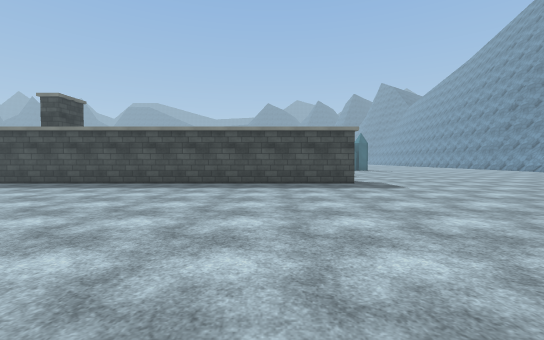
[1] (above)

24 first-person views from a walk through a scene from a Unity 3-D project. The camera is 1.4 m above the floor, tilts 2° down and sees 90° across. The floor is counted in squares, 2 m on a side. Each view is taken from the middle of a square. On the plan, view 1 faces up. The plan holds only what a view shows up to about 9 squares ahead; the rest is blank. The place goes on beyond the plan. The player character is not drawn. Surface patterns are stand-ins for the level's own textures.

[2]
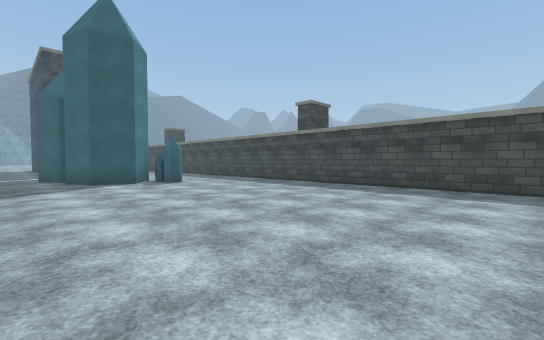

[3]
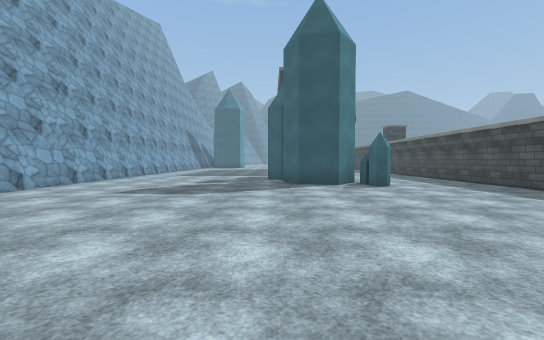

[4]
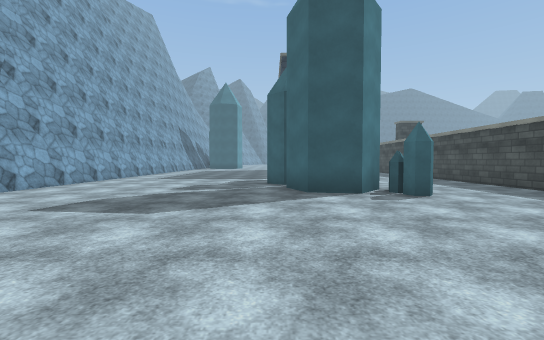

[5]
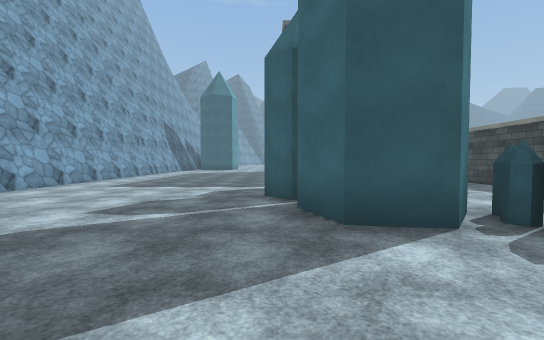

[6]
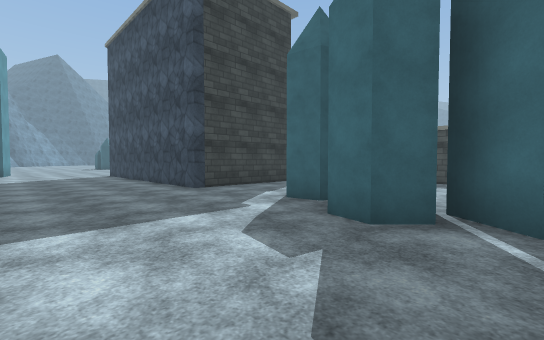

[7]
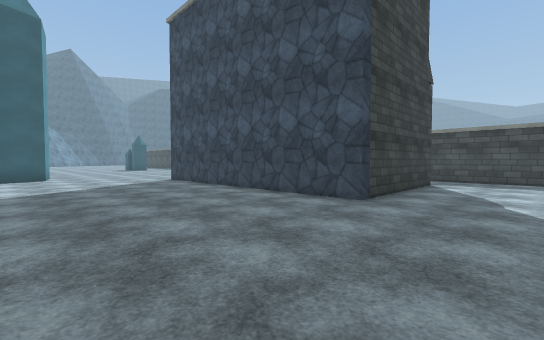

[8]
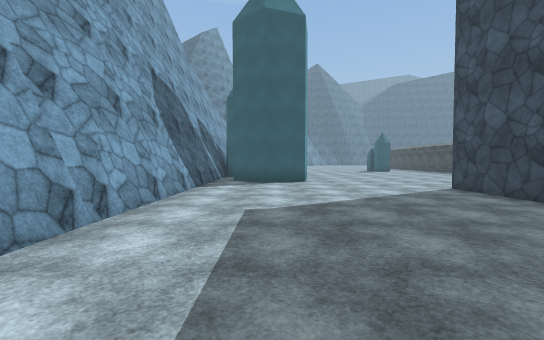

[9]
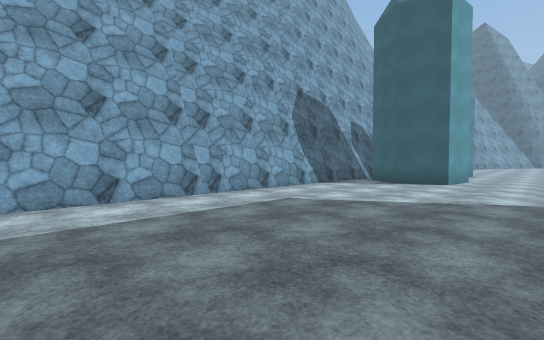

[10]
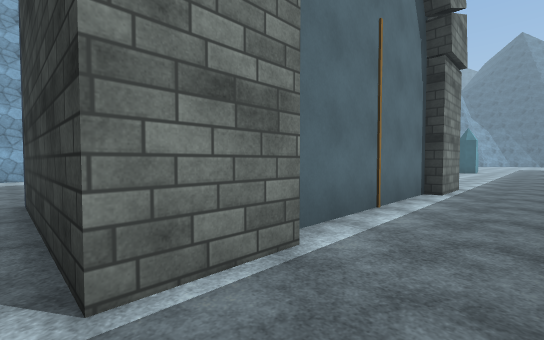

[11]
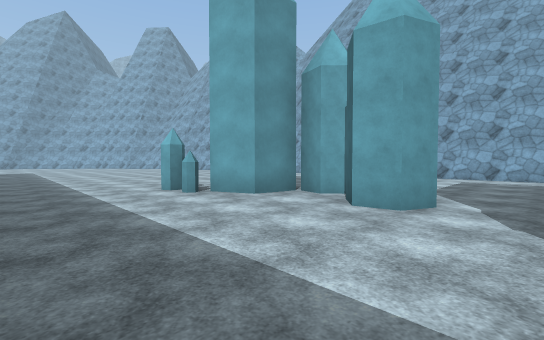

[12]
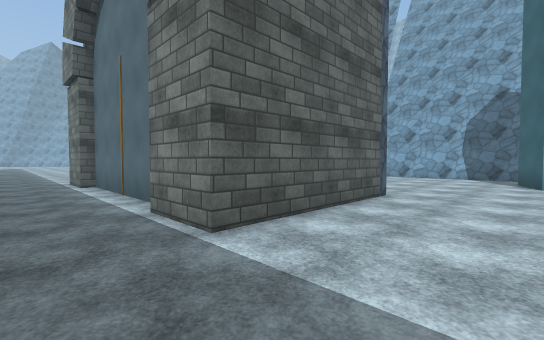

[13]
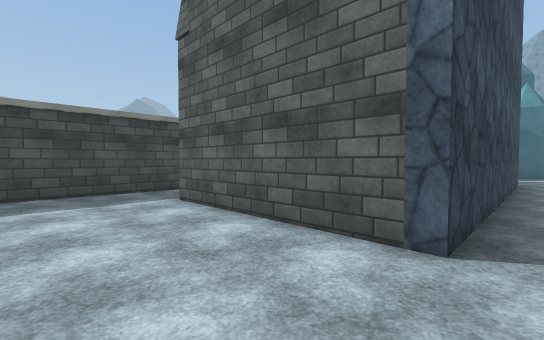

[14]
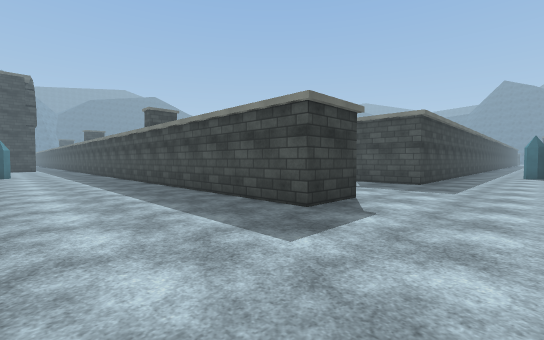

[15]
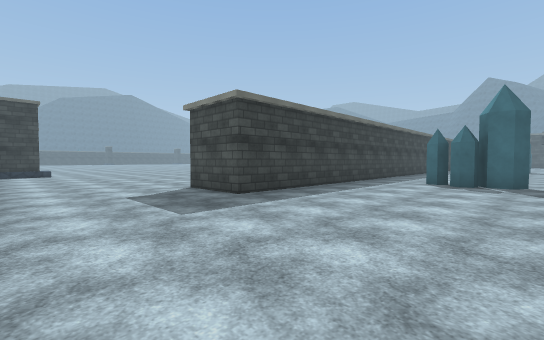

[16]
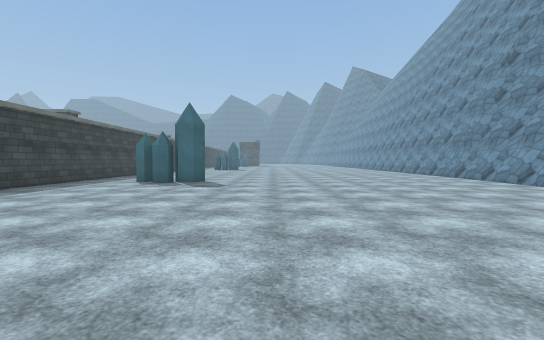

[17]
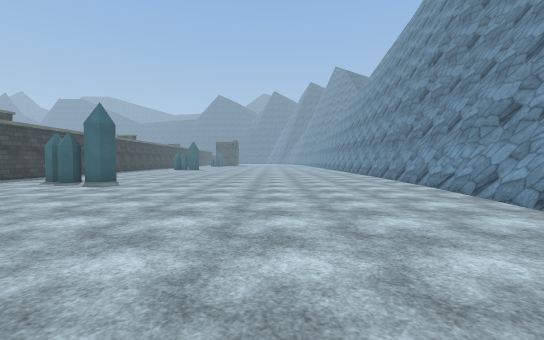

[18]
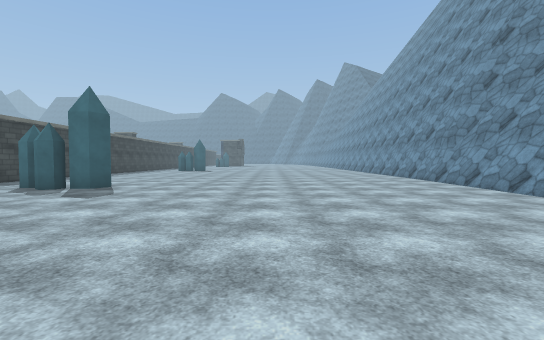

[19]
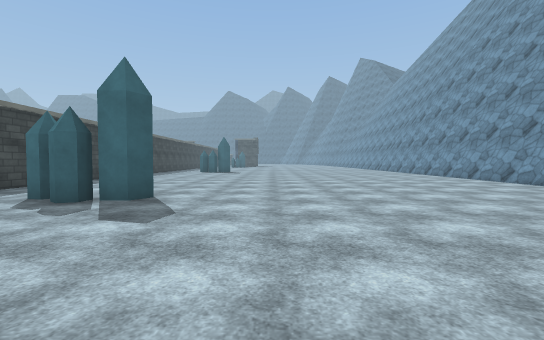

[20]
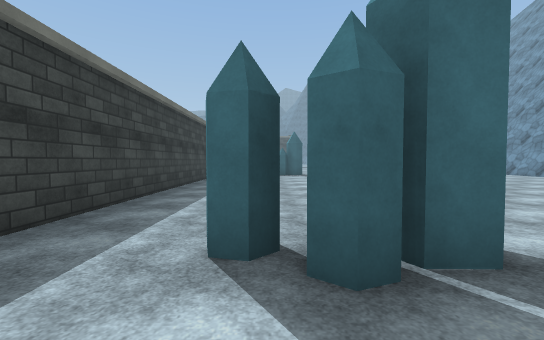

[21]
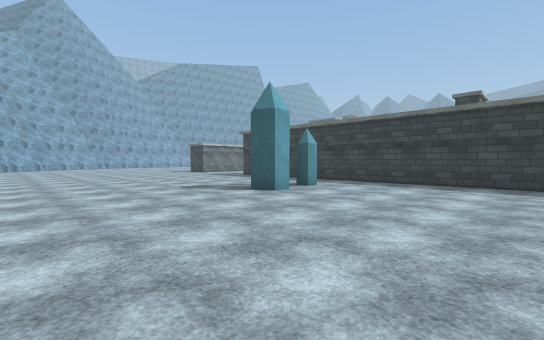

[22]
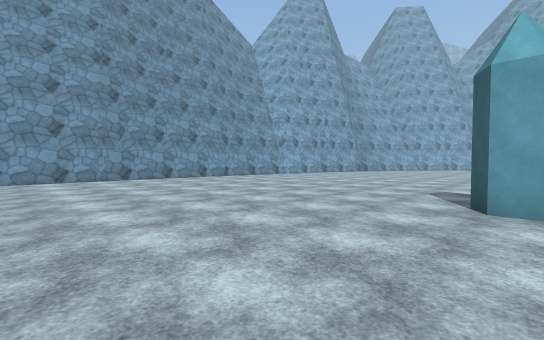

[23]
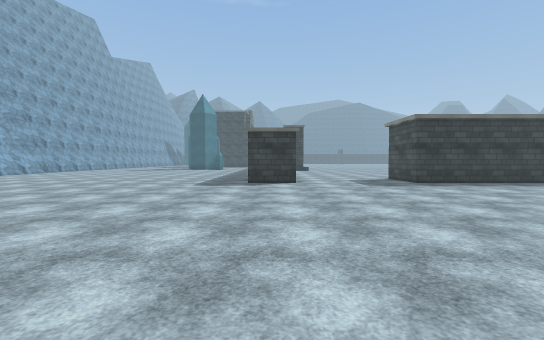

[24]
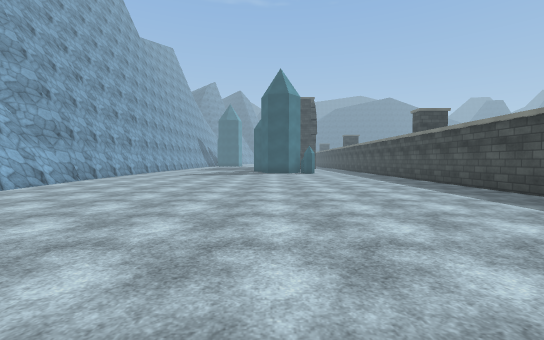

### Floor plan
Points are (right, up) in squares from view 1. A wall is a line through its corners. A room is listed if a view was taken in it or the views show most of it. See-through windows are left out.
Room 1 (views 1, 2, 3, 4, 5, 6, 7, 8, 9, 10, 11, 12, 13, 14, 15, 16, 17, 18, 19, 20, 21, 22, 23, 24)
walls: (2.5, 9.9) (2.5, 8.3) (-17.5, 8.3); (-9.8, 3.9) (-9.9, 2.8) (-11, 2.4) (-11.9, 3.1) (-11.7, 4.2) (-10.6, 4.6) (-9.8, 3.9); (-4.1, -3.9) (-1.5, -3.6); (-4.1, -4.1) (-1.9, -3.9); (-9.7, -4) (-9.1, -4.1); (-9.9, -4.2) (-9.1, -4.3); (-18.8, 6.6) (-17.2, 6.6) (-17.2, 2.5) (-24.7, 2.5) (-24.7, 6.6) (-23.2, 6.6); (2.5, 24.5) (2.5, 13.5) (0.5, 13.5); (16.4, 14.1) (16.5, 16.6); (-17.6, -4.2) (-8.1, -4.1); (16.7, 16.2) (16.6, 16.8); (16.5, 16.7) (16.8, 21.1); (-23.2, 6.2) (-18.8, 6.2); (16.6, 18.4) (16.6, 24); (-23.9, 8.3) (-27.1, 8.3); (16.8, 21.7) (16.9, 24.1); (-21.8, -4.3) (-21, -4.4); (-27.5, -0.8) (-27, -0.9) (-26.5, -2.2) (-27, -2.9); (-27, -4.1) (-7.9, -4); (-27, -4.3) (-17.9, -4.2)
low walls: (15.9, 13.7) (16.1, 15.6)
ways out: opening at (0, 12)
objects: other object (-15, 3) to (-14, 4); other object (-13, 2) to (-12, 3); other object (-10, 5); other object (5, 19); other object (6, 19)

Where each view was taken, in squares from view 1:
view 1: 0 up, 0 right, facing up
view 2: 1 up, 1 left, facing up-left
view 3: 2 up, 2 left, facing left
view 4: 2 up, 4 left, facing left
view 5: 2 up, 7 left, facing left
view 6: 1 down, 11 left, facing up-left
view 7: 2 down, 15 left, facing up-left
view 8: 2 down, 18 left, facing left
view 9: 1 up, 18 left, facing down-left
view 10: 8 up, 17 left, facing down-left
view 11: 8 up, 16 left, facing down-right
view 12: 8 up, 27 left, facing down-right
view 13: 2 up, 27 left, facing up-right
view 14: 5 up, 5 right, facing up-left
view 15: 10 up, 7 right, facing up-left
view 16: 10 up, 9 right, facing up
view 17: 10 up, 12 right, facing up
view 18: 12 up, 11 right, facing up
view 19: 14 up, 9 right, facing up
view 20: 17 up, 5 right, facing up
view 21: 24 up, 11 right, facing down-left
view 22: 24 up, 6 right, facing down-right
view 23: 9 up, 11 right, facing left
view 24: 3 up, 5 right, facing left
